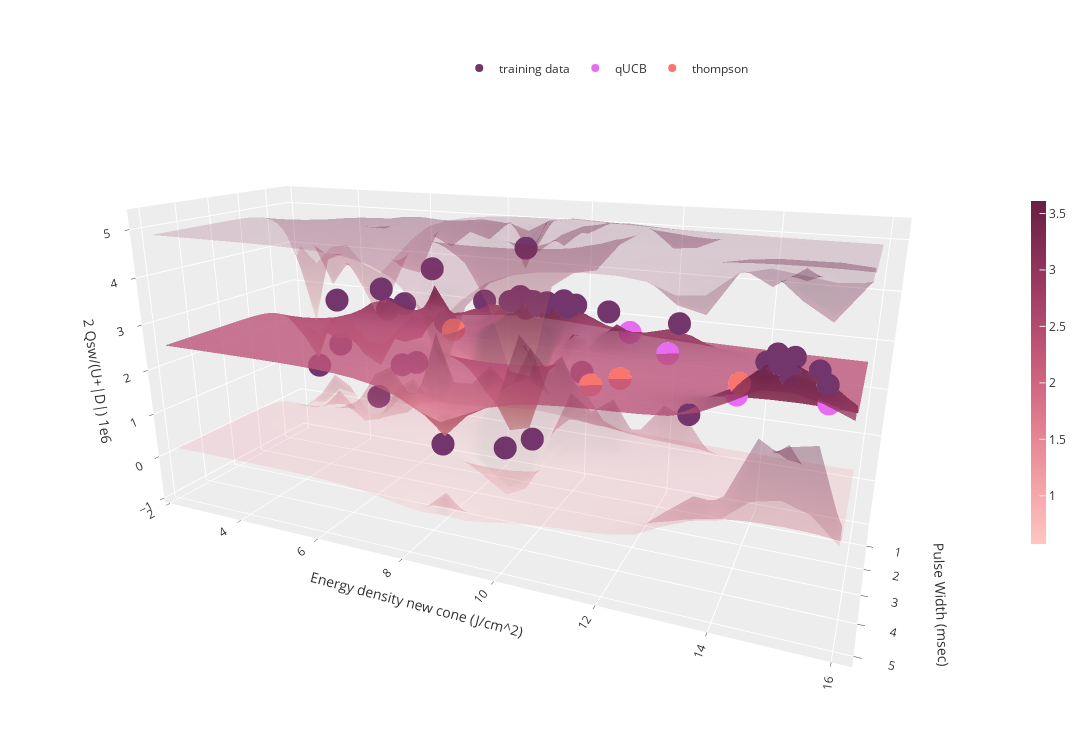

Notebook source saved alongside this figure:
### Code cell
raw_train_x, raw_test_grid = scaler.inverse_transform(train_x), scaler.inverse_transform(test_grid) # undo scaling
vis_acq(raw_train_x, train_y, raw_test_grid, pred_labels, upper_surf, lower_surf, acqs_mc)
